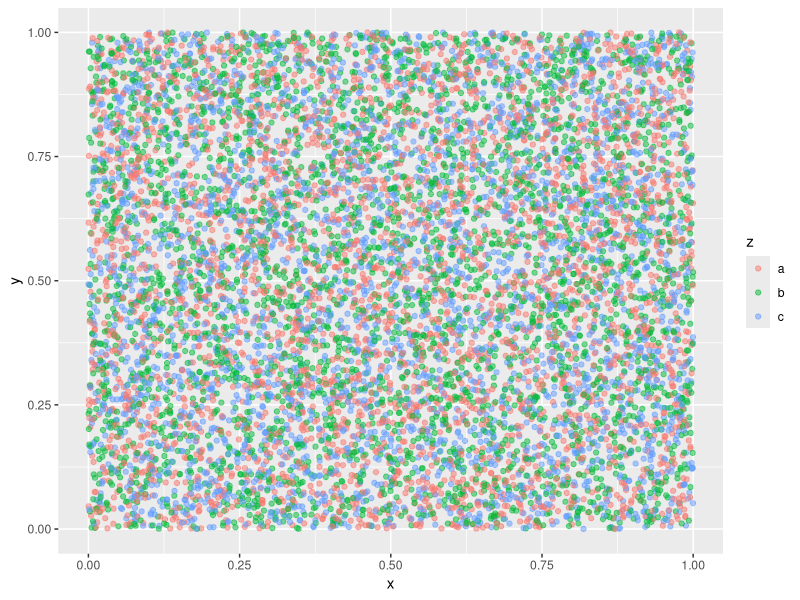
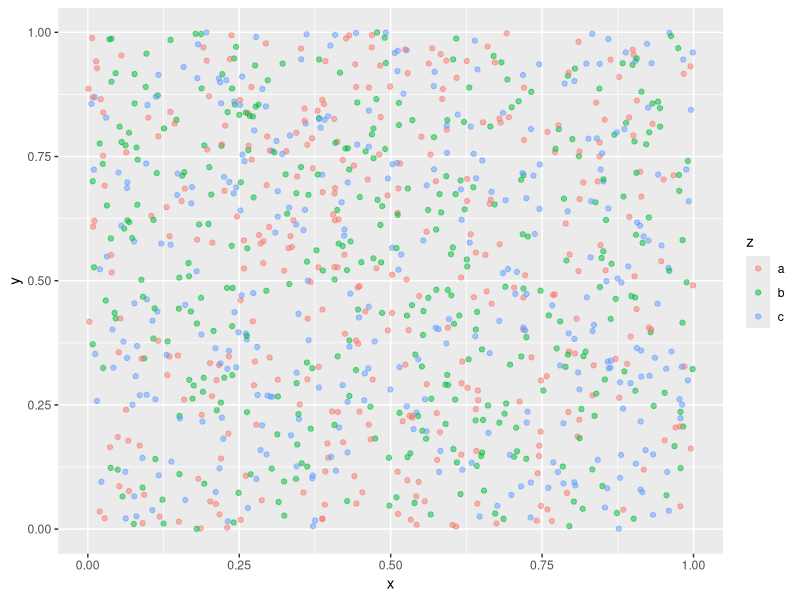
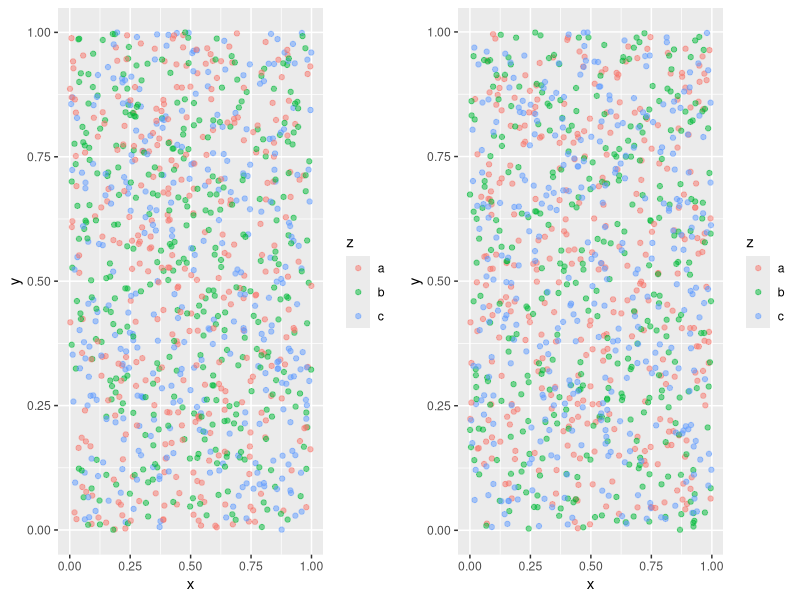

Write R code to recreate these figures, in order.
#' @name tutorial_enumeration_6.R

# Script to compare **what kind of random sampling is most helpful for enumeration**

# Load packages
library(dplyr) # for data wrangling
library(ggplot2) # for plotting
library(ggpubr) # for combining plots 


# random sample from a uniform distribution
# -- 2 parameters min (a) and max (b)
runif(n = 5, min = 0, max = 10)


# Suppose we have 10000 architectures,
# each with an x, y, and z metrics
data = tibble(
  x = runif(n = 10000, min = 0, max = 1),
  y = runif(n = 10000, min = 0, max = 1),
  z = sample(x = c("a", "b", "c"), size = 10000, replace = TRUE)) %>%
  # Also, we'll just create some stratifying variables for later.
  mutate(x_quarters = ntile(x, 4),
       y_quarters = ntile(y, 4))

# Population
g1 = ggplot() +
  geom_point(data = data, mapping = aes(x = x, y = y, color = z),
             alpha = 0.5)

# The whole population would look like this...
g1


# Pure Random Sample
# Use sample_n() to sample 100 architectures
sample1 = data %>%
  sample_n(size = 1000)

# A purely random sample would look like this...
g2 = ggplot() +
  geom_point(data = sample1, mapping = aes(x = x, y = y, color = z), 
             alpha = 0.5)

g2

sample2 = data %>%
  group_by(x_quarters, y_quarters, z) %>%
  sample_n(size = round(1000/(4*4*3)))


g3 = ggplot() +
  geom_point(data = sample2, mapping = aes(x = x, y = y, color = z), 
             alpha = 0.5)
library(ggpubr)

ggarrange(g2,g3, nrow = 1)



# Can be hard to compare visually, but let's check them numerically...
get_percentages = function(x, did = "d2"){
  # Testing values
  #x = mini$d2
  
  # Get the tally per alternative  
  tally = tibble(altid = x) %>%
    group_by(altid) %>%
    summarize(count = n())
  # Calculate percentages
  percentages = tally %>% 
    mutate(total = sum(count)) %>%
    mutate(percent = count / total) %>%
    mutate(label = round(percent * 100, 1)) %>%
    mutate(label = paste0(label, "%"))
  # Add a decision id and format
  percentages = percentages %>% 
    mutate(did = did) %>%
    select(did, altid, count, total, percent, label)
  
  return(percentages)
}


# What's the breakdown by our 3 stratifying variables?
get_percentages(x = sample2$x_quarters)
get_percentages(x = sample2$y_quarters)
get_percentages(x = sample2$z)

# Compare that to the pure random sample
get_percentages(x = sample1$x_quarters)
get_percentages(x = sample1$y_quarters)
get_percentages(x = sample1$z)

# Fairly similar, but some cases are quite off.


# Clean up!
rm(list = ls())


